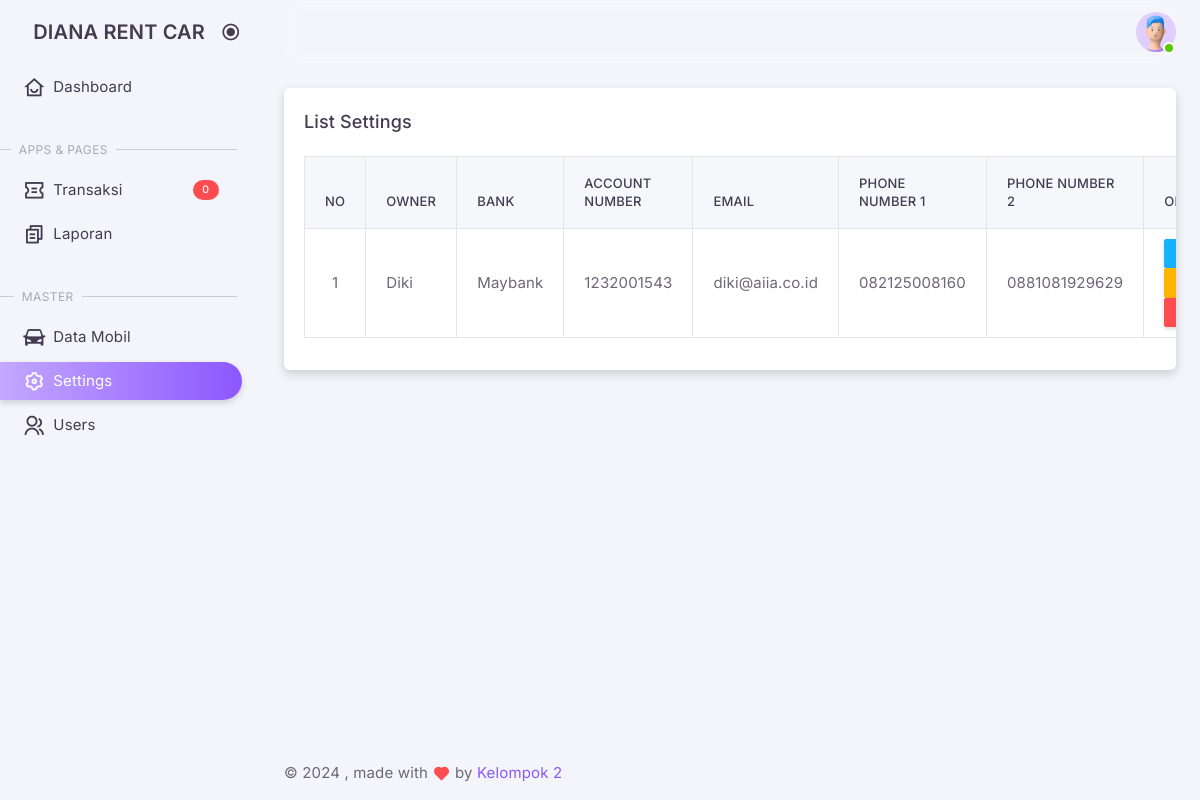
Screenshot of /admin/index.php?views=setting_list (signed in) with the database file from the repository.
### tables this page shows
CREATE TABLE IF NOT EXISTS `tm_settings` (
  `id` int NOT NULL AUTO_INCREMENT,
  `uuid` varchar(40) NOT NULL,
  `owner` varchar(50) NOT NULL,
  `photo` varchar(255) NOT NULL,
  `bank` varchar(50) NOT NULL,
  `account_number` varchar(50) NOT NULL,
  `account_name` varchar(50) NOT NULL,
  `address` text NOT NULL,
  `email` varchar(50) NOT NULL,
  `phone_number_1` varchar(14) NOT NULL,
  `phone_number_2` varchar(14) DEFAULT NULL,
  `agreement_1` text NOT NULL,
  `agreement_2` text NOT NULL,
  `visi` text NOT NULL,
  `misi` text NOT NULL,
  `about_company` text NOT NULL,
  `history_company` text NOT NULL,
  `about_footer` text NOT NULL,
  `facebook` varchar(255) DEFAULT NULL,
  `instagram` varchar(255) DEFAULT NULL,
  `twitter` varchar(255) DEFAULT NULL,
  `tiktok` varchar(255) DEFAULT NULL,
  `created_at` timestamp NULL DEFAULT CURRENT_TIMESTAMP,
  `updated_at` timestamp NULL DEFAULT CURRENT_TIMESTAMP ON UPDATE CURRENT_TIMESTAMP,
  PRIMARY KEY (`id`),
  UNIQUE KEY `id` (`id`)
);

### classes/Setting.php (called while the page is built, shortened)
<?php
class Setting
{
    private $conn;
    private $table = 'tm_settings';
    public function __construct()
    {
        $db = new Database();
        $this->conn = $db->connect();
    }
    public function list()
    {
        $query = "SELECT * FROM " . $this->table;
        $stmt = $this->conn->query($query);
        return $stmt->fetchAll(PDO::FETCH_ASSOC);
    }
}

### classes/DatabaseExample.php (called while the page is built, shortened)
<?php
class Database
{
    private $host = 'localhost';
    private $db_name = 'dianarentcar';
    private $username = 'root';
    private $password = '';
    public function connect()
    {
        $this->conn = null;
        try {
            $this->conn = new PDO("mysql:host=" . $this->host . ";dbname=" . $this->db_name, $this->username, $this->password);
            $this->conn->setAttribute(PDO::ATTR_ERRMODE, PDO::ERRMODE_EXCEPTION);
        } catch (PDOException $e) {
            echo "Connection Error: " . $e->getMessage();
        }
        return $this->conn;
    }
}

### admin/pages/setting/list.php (the view, shortened to what this page needs)
<?php
require_once '../classes/Setting.php';
$getSetting = new Setting();
$settings = $getSetting->list();
$no = 1;
?>
<div class="container-xxl flex-grow-1 container-p-y">
    <div class="row gy-6">
        <div class="col-12">
            <div class="card overflow-hidden">
                <div class="card-header d-flex justify-content-between align-items-center">
                    <h5 class="mb-0">List Settings</h5>
                </div>
                <div class="table-responsive" style="padding: 0 1.25rem 2rem 1.25rem;">
                    <table id="settingsTable" class="table table-bordered table-striped table-sm" width="100%">
                        <thead>
                            <tr>
                                <th>No</th>
                                <th>Owner</th>
                                <th>Bank</th>
                                <th>Account Number</th>
                                <th>Email</th>
                                <th>Phone Number 1</th>
                                <th>Phone Number 2</th>
                                <th>Option</th>
                            </tr>
                        </thead>
                        <tbody>
                            <?php foreach ($settings as $setting): ?>
                                <tr>
                                    <td class="text-center"><?php echo $no++; ?></td>
                                    <td><?php echo htmlspecialchars($setting['owner']); ?></td>
                                    <td><?php echo htmlspecialchars($setting['bank']); ?></td>
                                    <td><?php echo htmlspecialchars($setting['account_number']); ?></td>
                                    <td><?php echo htmlspecialchars($setting['email']); ?></td>
                                    <td><?php echo htmlspecialchars($setting['phone_number_1']); ?></td>
                                    <td><?php echo htmlspecialchars($setting['phone_number_2']); ?></td>
                                    <td>
                                        <a href="?views=setting_detail&uuid=<?php echo urlencode($setting['uuid']); ?>" class="btn btn-info btn-xs" data-toggle="tooltip"
                                            title="Detail">
                                        </a>
                                        <a href="?views=setting_edit&uuid=<?php echo urlencode($setting['uuid']); ?>" class="btn btn-warning btn-xs" data-toggle="tooltip"
                                            title="Edit">
                                        </a>
                                        <button type="button" class="btn btn-danger btn-xs" data-bs-toggle="modal" data-bs-target="#deleteModal"
                                            data-delete-url="../backend/setting/delete.php?uuid=<?php echo urlencode($setting['uuid']); ?>" data-toggle="tooltip"
                                            title="Delete">
                                        </button>
                                    </td>
                                </tr>
                            <?php endforeach; ?>
                        </tbody>
                    </table>
                </div>
            </div>
        </div>
    </div>
</div>

### rows the page displays
tm_settings: owner "Diki", bank "Maybank", account_number "1232001543", email "diki@aiia.co.id", phone_number_1 "082125008160", phone_number_2 "0881081929629"

### other values shown
$totalBookings "0"
